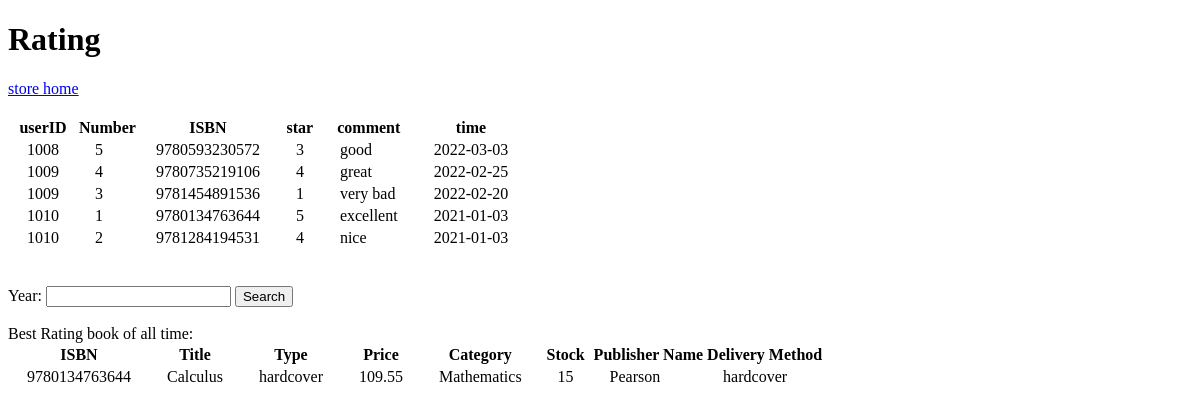
Page /rating.php on the earlier database version.
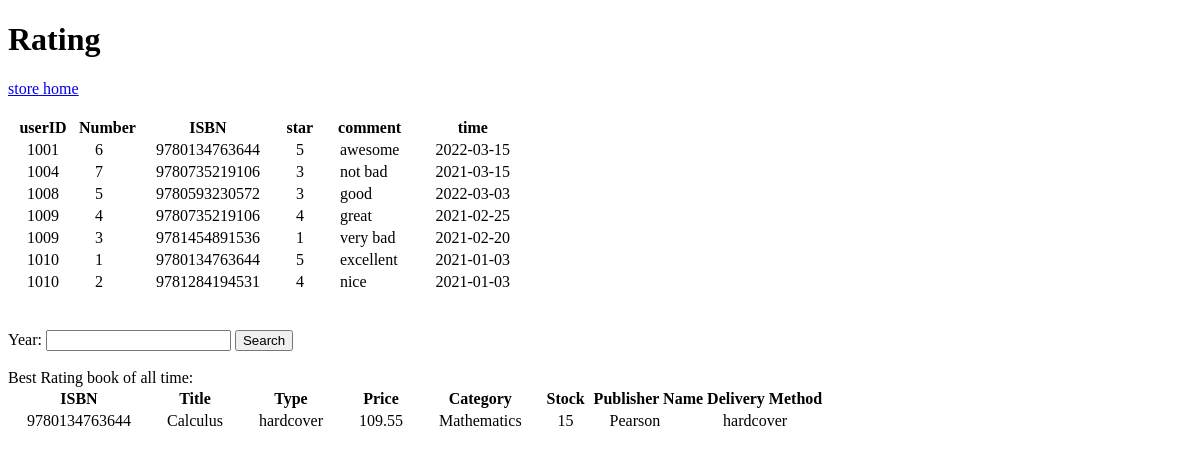
Same page on the later database version.
### tables this page shows
create table Rating (
  `Number` int NOT NULL AUTO_INCREMENT unique,
  userID int,
  ISBN char(13),
  star int,
  comment varchar(200),
  time Date,
  primary key (userID,  ISBN),

  constraint foreign key (userID) references Customers(userID)
);

### rating.php (the view, shortened to what this page needs)
<!DOCTYPE html>
<html lang="en" dir="ltr">
  <head>
  </head>
  <body>
    <h1>Rating</h1>
    <a href="store.php">store home</a>
    <br><br>
    <?php
    $mydb = new mysqli('localhost', 'root', '', 'bookstore');
    $query = "SELECT * FROM Rating;";
    $stmt = $mydb->prepare($query);
    $stmt->execute();
    $result = $stmt->get_result();
    echo "<table>
      <thead>
        <tr>
          <th>userID</th>
          <th>Number</th>
          <th>ISBN</th>
          <th>star</th>
          <th>comment</th>
          <th>time</th>
        </tr>
      </thead>";
    while ($row = mysqli_fetch_array($result, MYSQLI_ASSOC)) {
        echo "<tr>";
        echo "<td>&emsp;".$row['userID']."&emsp;</td>";
        echo "<td>&emsp;".$row['Number']."&emsp;</td>";
        echo "<td>&emsp;".$row['ISBN']."&emsp;</td>";
        echo "<td>&emsp;".$row['star']."&emsp;</td>";
        echo "<td>&emsp;".$row['comment']."&emsp;</td>";
        echo "<td>&emsp;".$row['time']."&emsp;</td>";
        echo "</tr>";
    }
    echo "</tbody></table>";
    echo "<br><br>";
     ?>
     <form action="" method="post">
       <div>
         <label>Year:</label>
         <input type="text" name="year" value="">
         <input type="submit" value="Search">
       </div>
     </form>
     <br>
     <?php
      $year = '%';
      if (empty($_POST['year'])) {
          echo "Best Rating book of all time:";
      } else {
          echo "Best Rating book of year ".$_POST['year'].":";
          $year = $_POST['year'];
      }
      $query = "SELECT T.ISBN, title, type, price, Category, in_stock, pName, method, max(star)
            FROM books,
            (SELECT ISBN, avg(star) AS star
            FROM rating WHERE EXTRACT(year FROM time) LIKE ?
            GROUP BY ISBN, EXTRACT(year FROM time)) AS T
            WHERE T.ISBN = books.ISBN
            HAVING max(star) IS NOT NULL;";
      $stmt = $mydb->prepare($query);
      $stmt->bind_param('s', $year);
      $stmt->execute();
      $result = $stmt->get_result();
      if (mysqli_num_rows($result) == 0) {
          echo "<p>No books for the entered year.</p>";
          echo "<br><br>";
      } else {
          echo "<table>
          <thead>
            <tr>
              <th>ISBN</th>
              <th>Title</th>
              <th>Type</th>
              <th>Price</th>
              <th>Category</th>
              <th>Stock</th>
              <th>Publisher Name</th>
              <th>Delivery Method</th>
            </tr>
          </thead>";
          echo "<tbody>";
          while ($row = mysqli_fetch_array($result, MYSQLI_ASSOC)) {
              echo "<tr>";
              echo "<td>&emsp;".$row['ISBN']."&emsp;</td>";
              echo "<td>&emsp;".$row['title']."&emsp;</td>";
              echo "<td>&emsp;".$row['type']."&emsp;</td>";
              echo "<td>&emsp;".$row['price']."&emsp;</td>";
              echo "<td>&emsp;".$row['Category']."&emsp;</td>";
              if ($row['in_stock'] >= 0) {
                  echo "<td>&emsp;".$row['in_stock']."&emsp;</td>";
              } else {
                  echo "<td>&emsp;&infin;&emsp;</td>";
              }
              echo "<td>&emsp;".$row['pName']."&emsp;</td>";
              echo "<td>&emsp;".$row['method']."&emsp;</td>";
              echo "</tr>";
          }
      }
      ?>
  </body>
</html>

Differences in the rows shown:
added rating: userID "1001", Number "6", ISBN "9780134763644", star "5", comment "awesome", time "2022-03-15"
added rating: userID "1004", Number "7", ISBN "9780735219106", star "3", comment "not bad", time "2021-03-15"
changed rating "great": time "2022-02-25" → "2021-02-25"
changed rating "very bad": time "2022-02-20" → "2021-02-20"
